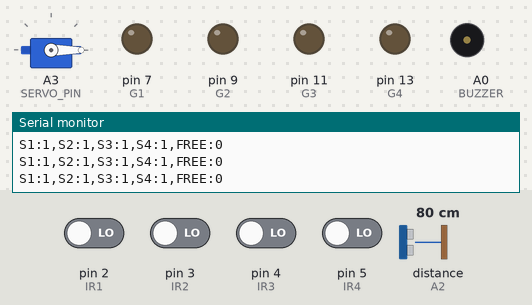
A sketch run on a simulated Arduino Uno, built with avr-gcc and run on an emulated ATmega328P. On the bench: servo, output pins drawn as LEDs (lit = HIGH), buzzer (waves = sounding, pin HIGH), the last lines printed to the serial monitor. Wiring (inferred from the names in the program): ultrasonic range finder: trigger A1; echo A2. The inputs (shaded band) are chosen by the test bench; at power-on: pin 2 (IR1), pin 3 (IR2), pin 4 (IR3), pin 5 (IR4) LOW, distance to the obstacle (sensor on A2) 80 cm. The echo pulse lasts 58.3 µs per cm; pins used as bus, display or sensor lines are not drawn.

Above: at 1.2 s.
1.3 s: distance to the obstacle (sensor on A2) set to 19 cm
2.8 s: distance to the obstacle (sensor on A2) set to 15 cm
At 3.5 s:
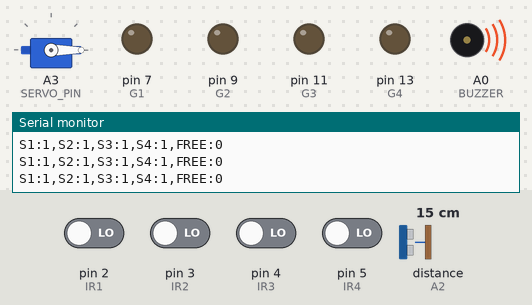
5.8 s: pin 2 (IR1) driven HIGH
At 7.2 s:
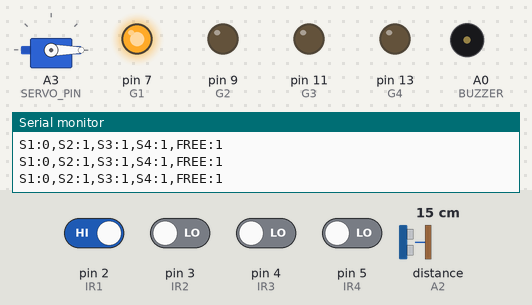
7.5 s: pin 3 (IR2) driven HIGH
At 8.6 s:
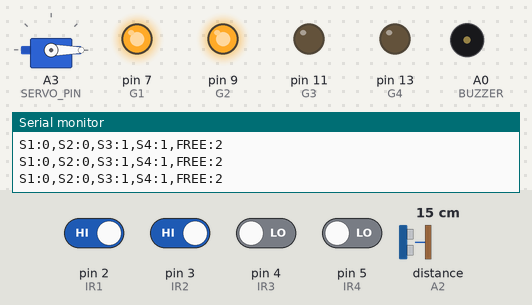
9.0 s: pin 4 (IR3) driven HIGH
At 9.9 s:
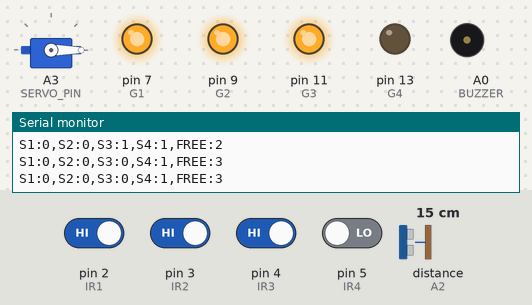
10.5 s: pin 5 (IR4) driven HIGH
At 11.3 s:
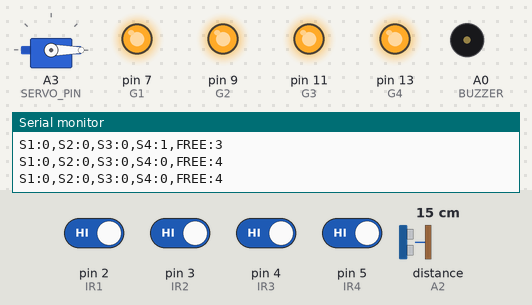
Timing chart, 0 to 13.0 s (numbered marks = the images above; inputs shaded):
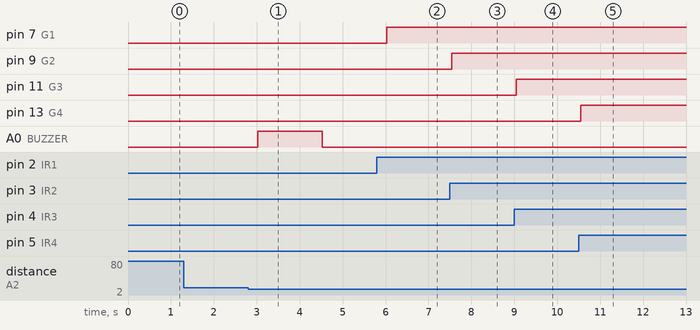

Measured:
- the behaviour switches between 17 and 16 cm on distance to the obstacle (sensor on A2) (found by bisection; images 0 and 1)
- after the input at 2.8 s, A0 (BUZZER): LOW → HIGH after 0.23 s, → LOW 1.5 s later
- after the input at 5.8 s, pin 7 (G1): LOW → HIGH after 0.23 s
- after the input at 7.5 s, pin 9 (G2): LOW → HIGH at once
- after the input at 9.0 s, pin 11 (G3): LOW → HIGH at once
- after the input at 10.5 s, pin 13 (G4): LOW → HIGH after 0.05 s

The sketch:

parking.ino
```cpp
// #include <Servo.h>

// // ---------- IR SENSORS ----------
// #define IR1 2
// #define IR2 3
// #define IR3 4
// #define IR4 5

// // ---------- SLOT 1 LED ----------
// #define R1 6
// #define G1 7

// // ---------- SLOT 2 LED ----------
// #define R2 8
// #define G2 9

// // ---------- SLOT 3 LED ----------
// #define R3 10
// #define G3 11

// // ---------- SLOT 4 LED ----------
// #define R4 12
// #define G4 13

// // ---------- OTHER ----------
// #define BUZZER A0
// #define TRIG A1
// #define ECHO A2
// #define SERVO_PIN A3

// Servo gateServo;

// int distanceThreshold = 15;
// bool gateOpened = false;

// // ---------- ULTRASONIC ----------
// long getDistance() {
//   digitalWrite(TRIG, LOW);
//   delayMicroseconds(2);

//   digitalWrite(TRIG, HIGH);
//   delayMicroseconds(10);
//   digitalWrite(TRIG, LOW);

//   long duration = pulseIn(ECHO, HIGH, 25000);

//   if (duration == 0) return -1;

//   return duration * 0.034 / 2;
// }

// // ---------- SLOT LED UPDATE ----------
// void updateSlot(int irPin, int redPin, int greenPin) {

//   if (digitalRead(irPin) == LOW) {
//     // CAR PRESENT
//     digitalWrite(redPin, HIGH);
//     digitalWrite(greenPin, LOW);
//   } else {
//     // EMPTY SLOT
//     digitalWrite(redPin, LOW);
//     digitalWrite(greenPin, HIGH);
//   }
// }

// // ---------- AVAILABLE SLOTS ----------
// int getAvailableSlots() {
//   int count = 0;

//   if (digitalRead(IR1) == HIGH) count++;
//   if (digitalRead(IR2) == HIGH) count++;
//   if (digitalRead(IR3) == HIGH) count++;
//   if (digitalRead(IR4) == HIGH) count++;

//   return count;
// }

// void setup() {
//   Serial.begin(9600);

//   pinMode(IR1, INPUT);
//   pinMode(IR2, INPUT);
//   pinMode(IR3, INPUT);
//   pinMode(IR4, INPUT);

//   pinMode(R1, OUTPUT); pinMode(G1, OUTPUT);
//   pinMode(R2, OUTPUT); pinMode(G2, OUTPUT);
//   pinMode(R3, OUTPUT); pinMode(G3, OUTPUT);
//   pinMode(R4, OUTPUT); pinMode(G4, OUTPUT);

//   pinMode(BUZZER, OUTPUT);
//   pinMode(TRIG, OUTPUT);
//   pinMode(ECHO, INPUT);

//   gateServo.attach(SERVO_PIN);
//   gateServo.write(0);

//   Serial.println("Smart Parking System Ready");
// }

// void loop() {

//   long distance = getDistance();
//   int availableSlots = getAvailableSlots();

//   Serial.print("Distance: ");
//   Serial.print(distance);
//   Serial.print(" | Slots Free: ");
//   Serial.println(availableSlots);

//   // ---------- UPDATE ALL SLOT LEDS ----------
//   updateSlot(IR1, R1, G1);
//   updateSlot(IR2, R2, G2);
//   updateSlot(IR3, R3, G3);
//   updateSlot(IR4, R4, G4);

//   // ---------- GATE LOGIC ----------
//   if (distance > 0 && distance <= distanceThreshold) {

//     if (!gateOpened) {

//       if (availableSlots > 0) {

//         Serial.println("Gate OPEN");

//         gateServo.write(90);
//         delay(3000);
//         gateServo.write(0);

//         gateOpened = true;
//       }
//       else {

//         Serial.println("PARKING FULL");

//         digitalWrite(BUZZER, HIGH);
//         delay(1500);
//         digitalWrite(BUZZER, LOW);

//         gateOpened = true;
//       }
//     }
//   }

//   if (distance == -1 || distance > 25) {
//     gateOpened = false;
//   }

//   delay(200);
// }

#include <Servo.h>

// ─────────────────────────────
// IR SENSORS
// ─────────────────────────────
#define IR1 2
#define IR2 3
#define IR3 4
#define IR4 5

// ─────────────────────────────
// SLOT LEDs
// ─────────────────────────────
#define R1 6
#define G1 7

#define R2 8
#define G2 9

#define R3 10
#define G3 11

#define R4 12
#define G4 13

// ─────────────────────────────
// OTHER COMPONENTS
// ─────────────────────────────
#define BUZZER A0
#define TRIG A1
#define ECHO A2
#define SERVO_PIN A3

Servo gateServo;

int distanceThreshold = 15;
bool gateOpened = false;

// ─────────────────────────────
// ULTRASONIC FUNCTION
// ─────────────────────────────
long getDistance() {

  digitalWrite(TRIG, LOW);
  delayMicroseconds(2);

  digitalWrite(TRIG, HIGH);
  delayMicroseconds(10);

  digitalWrite(TRIG, LOW);

  long duration = pulseIn(ECHO, HIGH, 25000);

  if (duration == 0) return -1;

  return duration * 0.034 / 2;
}

// ─────────────────────────────
// UPDATE SLOT LEDS
// ─────────────────────────────
void updateSlot(int irPin, int redPin, int greenPin) {

  if (digitalRead(irPin) == LOW) {

    // OCCUPIED
    digitalWrite(redPin, HIGH);
    digitalWrite(greenPin, LOW);

  } else {

    // FREE
    digitalWrite(redPin, LOW);
    digitalWrite(greenPin, HIGH);
  }
}

// ─────────────────────────────
// AVAILABLE SLOTS
// ─────────────────────────────
int getAvailableSlots() {

  int count = 0;

  if (digitalRead(IR1) == HIGH) count++;
  if (digitalRead(IR2) == HIGH) count++;
  if (digitalRead(IR3) == HIGH) count++;
  if (digitalRead(IR4) == HIGH) count++;

  return count;
}

void setup() {

  Serial.begin(9600);

  pinMode(IR1, INPUT);
  pinMode(IR2, INPUT);
  pinMode(IR3, INPUT);
  pinMode(IR4, INPUT);

  pinMode(R1, OUTPUT);
  pinMode(G1, OUTPUT);

  pinMode(R2, OUTPUT);
  pinMode(G2, OUTPUT);

  pinMode(R3, OUTPUT);
  pinMode(G3, OUTPUT);

  pinMode(R4, OUTPUT);
  pinMode(G4, OUTPUT);

  pinMode(BUZZER, OUTPUT);

  pinMode(TRIG, OUTPUT);
  pinMode(ECHO, INPUT);

  gateServo.attach(SERVO_PIN);

  gateServo.write(0);

  Serial.println("UNO READY");
}

void loop() {

  long distance = getDistance();

  int availableSlots = getAvailableSlots();

  // ─────────────────────────────
  // UPDATE SLOT LEDs
  // ─────────────────────────────
  updateSlot(IR1, R1, G1);
  updateSlot(IR2, R2, G2);
  updateSlot(IR3, R3, G3);
  updateSlot(IR4, R4, G4);

  // ─────────────────────────────
  // GATE CONTROL
  // ─────────────────────────────
  if (distance > 0 && distance <= distanceThreshold) {

    if (!gateOpened) {

      if (availableSlots > 0) {

        gateServo.write(90);

        delay(3000);

        gateServo.write(0);

      } else {

        digitalWrite(BUZZER, HIGH);

        delay(1500);

        digitalWrite(BUZZER, LOW);
      }

      gateOpened = true;
    }
  }

  if (distance == -1 || distance > 25) {
    gateOpened = false;
  }

  // ─────────────────────────────
  // SEND DATA TO ESP32
  // ─────────────────────────────
  Serial.print("S1:");
  Serial.print(digitalRead(IR1) == LOW ? 1 : 0);

  Serial.print(",S2:");
  Serial.print(digitalRead(IR2) == LOW ? 1 : 0);

  Serial.print(",S3:");
  Serial.print(digitalRead(IR3) == LOW ? 1 : 0);

  Serial.print(",S4:");
  Serial.print(digitalRead(IR4) == LOW ? 1 : 0);

  Serial.print(",FREE:");
  Serial.println(availableSlots);

  delay(500);
}
```
